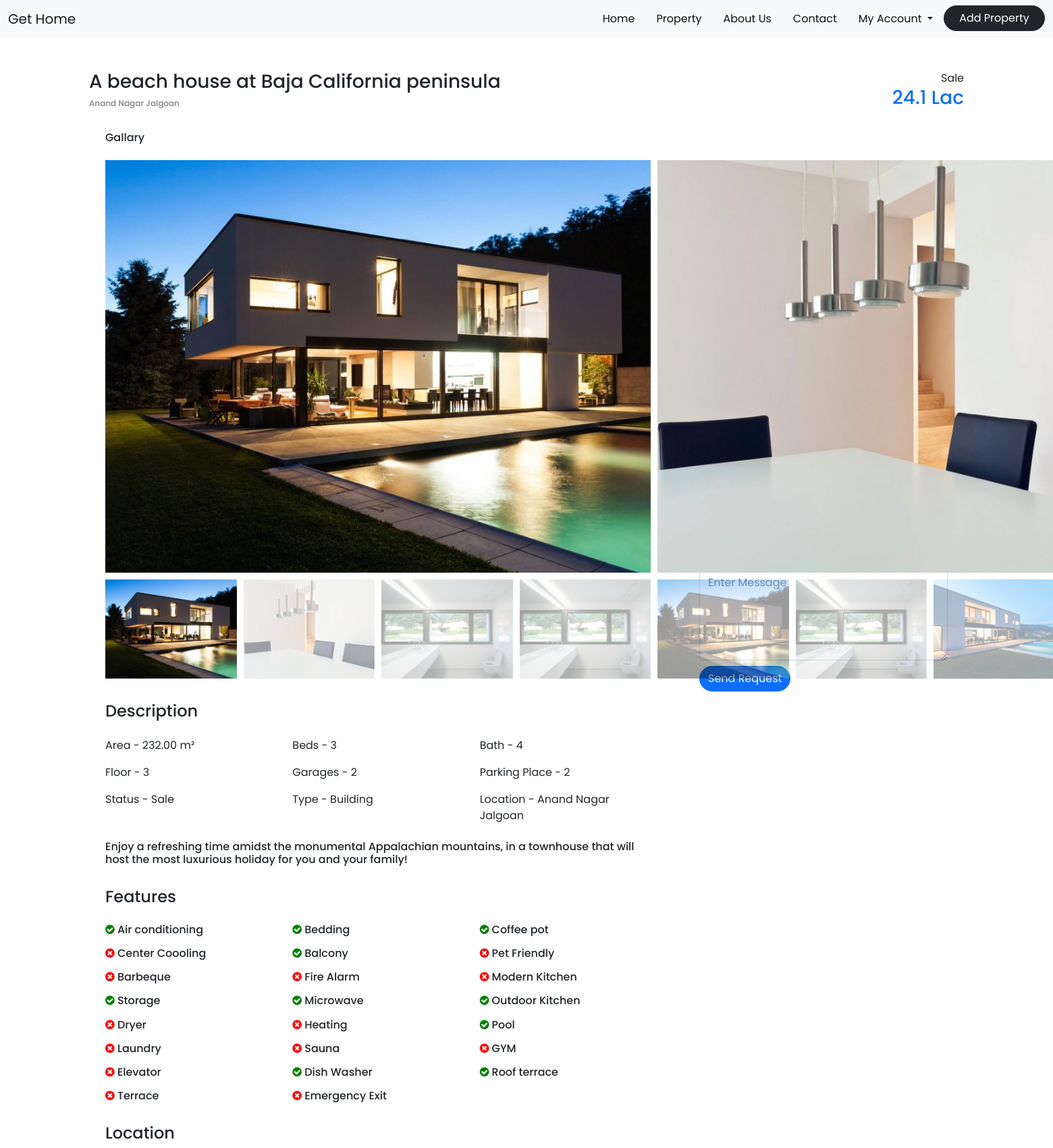
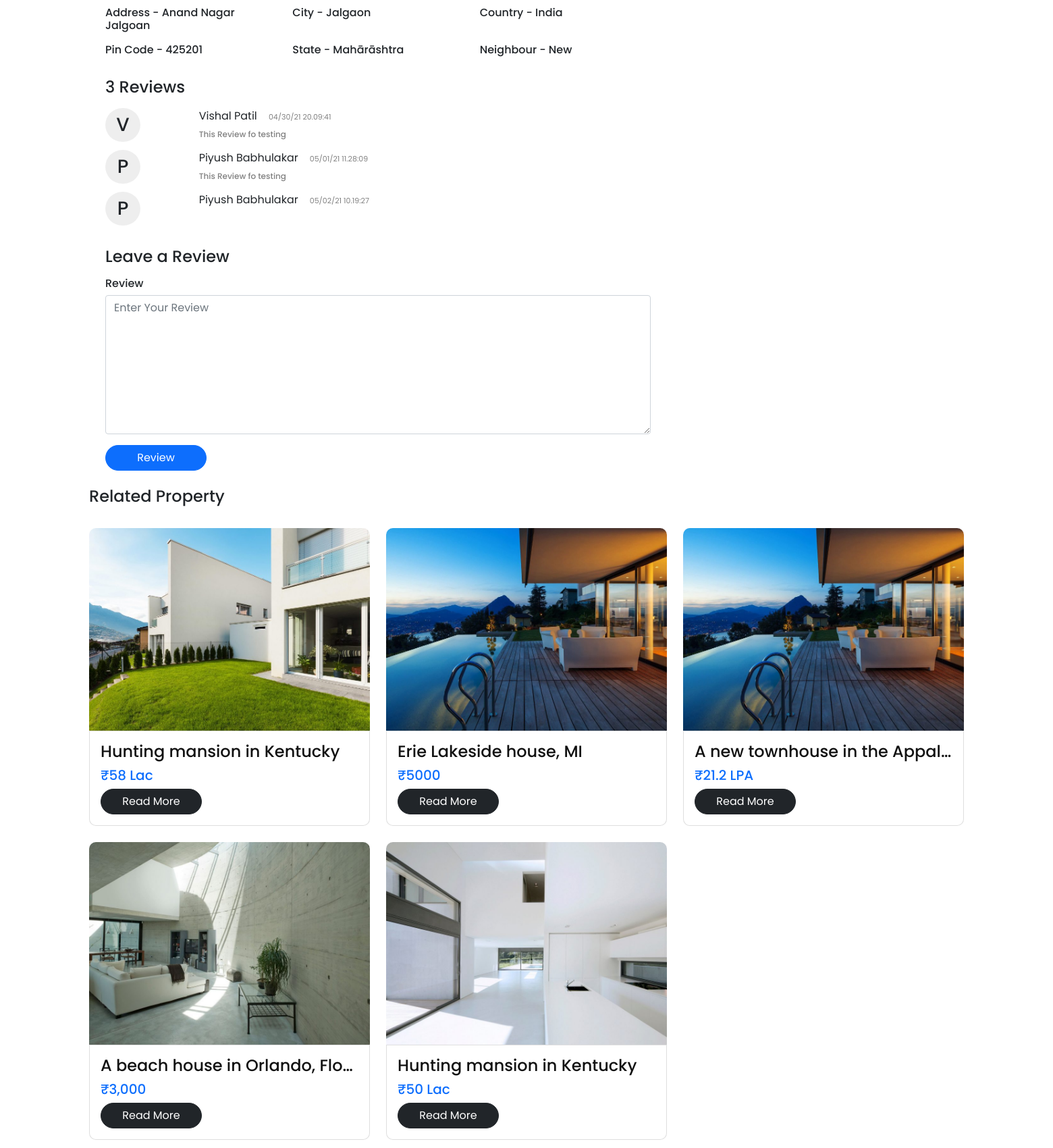
Screenshot of /Admin/view_property.php?id=22 (signed in, upper part) with the database file from the repository (2 pictures, top to bottom).
### tables this page shows
CREATE TABLE `addproperty` (
  `id` int(255) NOT NULL,
  `title` varchar(255) NOT NULL,
  `description` varchar(255) NOT NULL,
  `price` varchar(255) NOT NULL,
  `status` varchar(255) NOT NULL,
  `type` varchar(255) NOT NULL,
  `location` varchar(255) NOT NULL,
  `bedrooms` varchar(255) NOT NULL,
  `bathrooms` varchar(255) NOT NULL,
  `floors` varchar(255) NOT NULL,
  `garages` varchar(255) NOT NULL,
  `parking_place` varchar(255) NOT NULL,
  `area` varchar(255) NOT NULL,
  `size` varchar(255) NOT NULL,
  `s_r_price` varchar(255) NOT NULL,
  `air_condi` varchar(255) NOT NULL,
  `bed` varchar(255) NOT NULL,
  `coffe_pot` varchar(255) NOT NULL,
  `c_cooling` varchar(255) NOT NULL,
  `balcony` varchar(255) NOT NULL,
  `p_friendly` varchar(255) NOT NULL,
  `barbeque` varchar(255) NOT NULL,
  `f_alarm` varchar(255) NOT NULL,
  `m_kitchen` varchar(255) NOT NULL,
  `storage` varchar(255) NOT NULL,
  `microwave` varchar(255) NOT NULL,
  `o_kitchen` varchar(255) NOT NULL,
  `dryer` varchar(255) NOT NULL,
  `heating` varchar(255) NOT NULL,
  `pool` varchar(255) NOT NULL,
  `laundry` varchar(255) NOT NULL,
  `sauna` varchar(255) NOT NULL,
  `gym` varchar(255) NOT NULL,
  `elevator` varchar(255) NOT NULL,
  `d_washer` varchar(255) NOT NULL,
  `r_terrace` varchar(255) NOT NULL,
  `terrace` varchar(255) NOT NULL,
  `e_exit` varchar(255) NOT NULL,
  `img_1` varchar(255) NOT NULL,
  `img_2` varchar(255) NOT NULL,
  `img_3` varchar(255) NOT NULL,
  `img_4` varchar(255) NOT NULL,
  `img_5` varchar(255) NOT NULL,
  `img_6` varchar(255) NOT NULL,
  `address` varchar(255) NOT NULL,
  `country` varchar(255) NOT NULL,
  `state` varchar(255) NOT NULL,
  `city` varchar(255) NOT NULL,
  `pin` varchar(255) NOT NULL,
  `neighb` varchar(255) NOT NULL,
  `user_id` varchar(255) NOT NULL
);

CREATE TABLE `a_regi` (
  `id` int(255) NOT NULL,
  `f_name` varchar(255) NOT NULL,
  `l_name` varchar(255) NOT NULL,
  `email` varchar(255) NOT NULL,
  `phone` varchar(255) NOT NULL,
  `pass` varchar(255) NOT NULL,
  `c_pass` varchar(255) NOT NULL
);

CREATE TABLE `review` (
  `id` int(255) NOT NULL,
  `reviewa` varchar(255) NOT NULL,
  `user_id` varchar(255) NOT NULL,
  `property_id` varchar(255) NOT NULL,
  `datee` varchar(255) NOT NULL
);

### Admin/view_property.php (the view, shortened to what the rows shown need)
<!DOCTYPE html>
<html>
<head>
  <link rel="stylesheet" href="https://unpkg.com/swiper/swiper-bundle.min.css"/>
  <link rel="stylesheet" href="https://cdnjs.cloudflare.com/ajax/libs/font-awesome/4.7.0/css/font-awesome.min.css">
</head>
<body>
<form method="post">
	<?php include 'navabar.php'; ?>
<?php
$id = $_GET['id'];
include '../db_conn.php';
$sql = " select * from addproperty where id = '$id' ";
$run = mysqli_query($conn,$sql);
$row = mysqli_fetch_array($run);
?>
<div class="container mt-5">
  <div class="row">
    <div class="col-8">
      <h3><?php echo $row['title'] ?></h3>
      <h6 style="color: gray; font-size: 12px;"><?php echo $row['location']; ?></h6>
    </div>
    <div class="col-4" style="text-align: right;">
      Sale
      <h3 style="text-align: right;" class="text-primary"><?php echo $row['price'] ?></h3>
    </div>
  </div>
</div>
<div class="container mt-4">
  <div class="row">
    <div class="col-md-8">
      <div class="container">
        <h6>Gallary</h6>
 <div style="--swiper-navigation-color: #fff; --swiper-pagination-color: #fff" class="swiper-container mySwiper2 mt-4">
      <div class="swiper-wrapper">
        <div class="swiper-slide">
          <img src="../Image/<?php echo $row['img_1']; ?>" />
        </div>
        <div class="swiper-slide">
          <img src="../Image/<?php echo $row['img_2']; ?>" />
        </div>
      </div>
      <div class="swiper-button-next"></div>
      <div class="swiper-button-prev"></div>
    </div>
    <div thumbsSlider="" class="swiper-container mySwiper">
      <div class="swiper-wrapper">
        <div class="swiper-slide">
          <img src="../Image/<?php echo $row['img_1']; ?>" />
        </div>
        <div class="swiper-slide">
          <img src="../Image/<?php echo $row['img_2']; ?>" />
        </div>
        <div class="swiper-slide">
          <img src="../Image/<?php echo $row['img_3']; ?>" />
        </div>
        <div class="swiper-slide">
          <img src="../Image/<?php echo $row['img_3']; ?>" />
        </div>
        <div class="swiper-slide">
          <img src="../Image/<?php echo $row['img_4']; ?>" />
        </div>
        <div class="swiper-slide">
          <img src="../Image/<?php echo $row['img_5']; ?>" />
        </div>
        <div class="swiper-slide">
          <img src="../Image/<?php echo $row['img_6']; ?>" />
        </div>
      </div>
    </div>
      <br>
      <h4>Description</h4>
         <div class="row mt-4">
           <div class="col-md-4">
             Area - <?php echo $row['area']; ?>
           </div>
           <div class="col-md-4">
             Beds - <?php echo $row['bedrooms']; ?>
           </div>
           <div class="col-md-4">
             Bath - <?php echo $row['bathrooms']; ?>
           </div>
         </div>
         <div class="row mt-3">
           <div class="col-md-4">
             Floor - <?php echo $row['floors']; ?>
           </div>
           <div class="col-md-4">
             Garages - <?php echo $row['garages']; ?>
           </div>
           <div class="col-md-4">
             Parking Place - <?php echo $row['parking_place']; ?>
           </div>
         </div>
         <div class="row mt-3">
           <div class="col-md-4">
             Status - <?php echo $row['status']; ?>
           </div>
           <div class="col-md-4">
             Type - <?php echo $row['type']; ?>
           </div>
           <div class="col-md-4">
             Location - <?php echo $row['location']; ?>
           </div>
         </div>
       <h6 class="mt-4"><?php echo $row['description']; ?></h6>
        <br>
      <h4>Features</h4>
      <div class="row mt-4">
        <div class="col-md-4">
        </div>
        <div class="col-md-4">
        </div>
        <div class="col-md-4">
        </div>
      </div>
        <br>
      <h4>Location</h4>
     <div class="row mt-3">
       <div class="col-md-4">
       <h6>Address - <?php echo $row['address']; ?></h6>
       </div>
       <div class="col-md-4">
       <h6>City - <?php echo $row['city']; ?></h6>
       </div>
       <div class="col-md-4">
       <h6>Country - <?php echo $row['country']; ?></h6>
        </div>
     </div>
     <div class="row mt-2">
       <div class="col-md-4">
       <h6>Pin Code -  <?php echo $row['pin']; ?></h6>
       </div>
       <div class="col-md-4">
       <h6>State - <?php echo $row['state']; ?></h6>
       </div>
       <div class="col-md-4">
       <h6>Neighbour - <?php echo $row['neighb']; ?></h6>
        </div>
     </div>
<?php
$id = $_GET['id'];
include '../db_conn.php';
$sql = " select * from review where property_id = '$id' ";
$run = mysqli_query($conn,$sql);
$tota_revi = mysqli_num_rows($run);
?>
        <br>
      <h4><span style="font-size: 20spx;"><?php echo $tota_revi; ?></span> Reviews</h4>
<?php
$id = $_GET['id'];
include '../db_conn.php';
$sql = " select * from review where property_id = '$id' ";
$run = mysqli_query($conn,$sql);
while ($row = mysqli_fetch_array($run))
{
  $user_id = $row['user_id'];
  $arar = " select * from a_regi where id = '$user_id' ";
  $runaa = mysqli_query($conn,$arar);
  while ($usra = mysqli_fetch_array($runaa))
  {
?>
      <div class="row">
        <div class="col-md-2">
          <?php $content = $usra['f_name']; ?> <h3 style="background: #0001; border-radius: 50px; text-align: center; line-height: 50px; width: 52px; height: 50px;"><?php echo $a = $content[0]; ?></h3>
        </div>
        <div class="col-md-10">
         <?php echo $usra['f_name']; ?> <?php echo $usra['l_name']; ?> &nbsp&nbsp <span style="font-size: 11px; color: gray;"><?php echo $row['datee']; ?></span>
       <h6 style="font-size: 12px; color: gray; line-height: 30px;"><?php echo $row['reviewa']; ?></h6>
        </div>
      </div>
<?php } } ?>
 <br>
      <h4>Leave a Review</h4>
      <h6 class="mt-3">Review</h6>
      <textarea name="revieaw" cols="50" rows="8" placeholder="Enter Your Review" class="form-control"></textarea>
      <input type="submit" name="submit" value="Review" class="btn btn-primary rounded-pill mt-3" style="width: 150px;">
      </div>
    </div>
  </div>
</div>
<div class="container mt-2">
  <div class="row">
    <?php
$id = $_GET['id'];
include '../db_conn.php';
$sql = " select * from addproperty where id != '$id' ";
$run = mysqli_query($conn,$sql);
while ($row = mysqli_fetch_array($run))
{
?>
    <div class="col-md-4 mt-4">
      <img src="../Image/<?php echo $row['img_1']; ?>" style="width: 100%; height: 300px; border-radius: 10px 10px 0px 0px; object-fit: cover;">
      <div class="card" style="border-radius: 0px 0px 10px 10px;">
        <div class="card-body">
          <a style="text-decoration: none;" href="view_property.php?id=<?php echo $row['id']; ?>"><h4 style="white-space: nowrap; text-decoration: none; color: #111; width: 100%; overflow: hidden; text-overflow: ellipsis;"><?php echo $row['title'] ?></h4></a>
          <h5 class="text-primary">&#x20B9;<?php echo $row['price'] ?></h5>
          <a href="view_property.php?id=<?php echo $row['id']; ?>"><input type="button" name="" value="Read More" class="btn btn-dark rounded-pill " style="width: 150px;"></a>
        </div>
      </div>
    </div>
  <?php } ?>
  </div>
</div>
<br><br>
<?php include 'footer.php'; ?>
</form>
</body>
</html>

### rows the page displays
addproperty: title "A beach house at Baja California peninsula", location "Anand Nagar Jalgoan", price "24.1 Lac", img_1 (picture), img_2 (picture), img_3 (picture), img_4 (picture), img_5 (picture), img_6 (picture), area "232.00 m²", bedrooms "3", bathrooms "4", floors "3", garages "2", parking_place "2", status "Sale", type "Building", description "Enjoy a refreshing time amidst the monumental Appalachian mountains, in a townhouse that will host the most luxurious holiday for you and your family!", address "Anand Nagar Jalgoan", city "Jalgaon", country "India", pin "425201", state "Mahārāshtra", neighb "New"
review: datee "04/30/21 20.09:41", reviewa "This Review fo testing"
a_regi: f_name "V", f_name "Vishal", l_name "Patil"
review: datee "05/01/21 11.28:09", reviewa "This Review fo testing"
a_regi: f_name "P", f_name "Piyush", l_name "Babhulakar"
review: datee "05/02/21 10.19:27"
addproperty: img_1 (picture), title "Hunting mansion in Kentucky", price "58 Lac"
addproperty: img_1 (picture), title "Erie Lakeside house, MI", price "5000"
addproperty: img_1 (picture), title "A new townhouse in the Appal…", price "21.2 LPA"
addproperty: img_1 (picture), title "A beach house in Orlando, Flo…", price "3,000"
addproperty: img_1 (picture), title "Hunting mansion in Kentucky", price "50 Lac"

### other values shown
$tota_revi "3"
